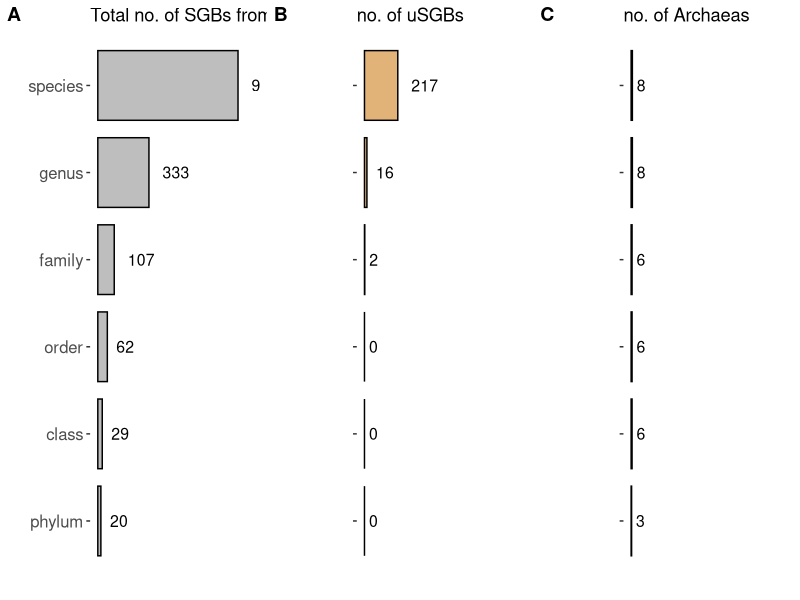

Source code (R):
###R 4.0.5 liangweiting

library('cowplot')
library('ggplot2')

data <- read.csv('taxa_level.csv', header=T)

p1 <- ggplot(data, aes(x= reorder(level, total), y=total))+
  geom_bar(stat='identity', color='black', fill= 'grey', width=0.8, position=position_dodge(width=0.9))+
  coord_flip()+
  theme_bw()+
  scale_y_continuous(breaks = NULL, limits=c(0,1000))+
  theme(panel.grid.major.y = element_blank(),
        panel.grid.major.x = element_blank(),
        axis.text.x = element_blank(),
        axis.text= element_text(size=12))+
  theme(panel.grid.minor = element_blank(),
        panel.border = element_blank(), panel.background = element_blank())+
  geom_text(aes(label=total), size=4, hjust=-0.5)+
  xlab('')+
  ylab('')+
  labs(title='Total no. of SGBs from vagina')

p2 <- ggplot(data, aes(x= reorder(level, total), y=new))+
  geom_bar(stat='identity', color='black', fill= '#E1B378', width=0.8, position=position_dodge(width=0.9))+
  coord_flip()+
  theme_bw()+
  scale_y_continuous(breaks = NULL, limits=c(0,1000))+
  theme(panel.grid.major.y = element_blank(),
        panel.grid.major.x = element_blank(),
        axis.text.x = element_blank(),
        axis.text.y = element_blank())+
  theme(panel.grid.minor = element_blank(),
        panel.border = element_blank(), panel.background = element_blank())+
  geom_text(aes(label=new), size=4, hjust=-0.5)+
  xlab('')+
  ylab('')+
  labs(title='no. of uSGBs')

p3 <- ggplot(data, aes(x= reorder(level, total), y=archaea))+
  geom_bar(stat='identity', color='black', fill= '#E1B378', width=0.8, position=position_dodge(width=0.9))+
  coord_flip()+
  theme_bw()+
  scale_y_continuous(breaks = NULL, limits=c(0,1000))+
  theme(panel.grid.major.y = element_blank(),
        panel.grid.major.x = element_blank(),
        axis.text.x = element_blank(),
        axis.text.y = element_blank())+
  theme(panel.grid.minor = element_blank(),
        panel.border = element_blank(), panel.background = element_blank())+
  geom_text(aes(label=archaea), size=4, hjust=-0.5)+
  xlab('')+
  ylab('')+
  labs(title='no. of Archaeas')

p <- plot_grid(p1, p2, p3, labels = "AUTO", ncol=3, align='v', byrow = TRUE)

ggsave('taxa_number.pdf', p, width = 10, height = 5)
